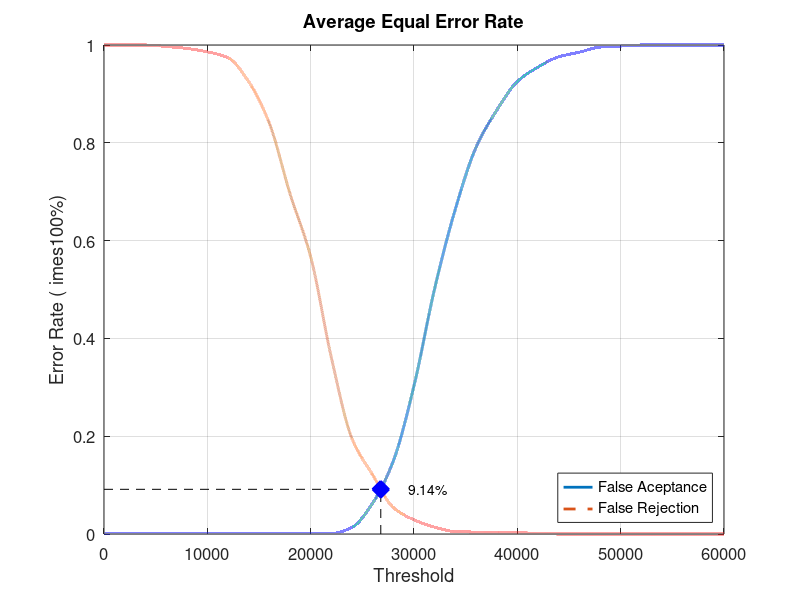
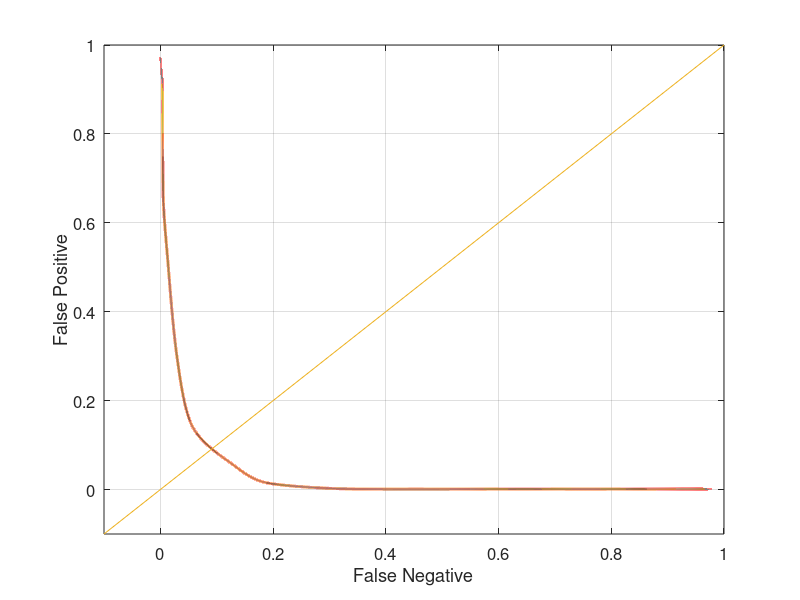

The MATLAB script that drew these images, in order:
close all;
clear;
clc;
x = 0:2000:60000;
xq = 0:0.5:60000;

y0 = [0 0.00105263 0.00105263 0.00105263 0.00105263 0.00105263 0.00105263 0.00105263 0.00105263 0.00105263 0.00105263 0.00105263 0.0136842 0.0631579 0.149474 0.303158 0.502105 0.66421 0.790526 0.866316 0.925263 0.954737 0.975789 0.985263 0.99579 0.997895 1 1 1 1 1]
yy0 = interp1(x, y0, xq, 'pchip');
y1 = [1 1 1 0.997 0.993 0.986 0.974 0.925 0.84 0.696 0.567 0.361 0.195 0.121 0.054 0.029 0.014 0.005 0.004 0.004 0.003 0.001 0 0 0 0 0 0 0 0 0]
yy1 = interp1(x, y1, xq, 'pchip');

% Calculating EER: 
y2 = abs(y0 - y1);
find(y2 == min(y2))
yy2 = abs(yy0 - yy1);
xEER = find(yy2 == min(yy2));
xEERIndex = xq(xEER) % X-axis EER
yEER = yy0(xEER) % Y-axis EER

main = figure
plot(xq, yy0,'-','LineWidth', 2);	hold on
plot(xq, yy1,'--','LineWidth', 2);	hold on
plot([xEERIndex xEERIndex], [0 yEER], 'k--');	hold on
plot([0 xEERIndex], [yEER yEER], 'k--');	hold on
plot(xEERIndex, yEER, 'bx', 'LineWidth', 10);	hold on
text(xEERIndex + 10 * xEERIndex / 100, yEER, [num2str(round((10000 * yEER)) / 100) '%'])
legend('False Aceptance', 'False Rejection', 'Location', 'SouthEast')
xlabel('Threshold')
ylabel('Error Rate (	imes100%)')
title('Average Equal Error Rate')
set(gca, 'FontSize', 12)
axis([0 60000 0 1])
grid on

print(main, 'Database4AverageMain', '-dpng');
FNRxFPR = figure('Color', [1 1 1]);
plot(yy1, yy0, '-', yy1, yy0, 'LineWidth', 2);
hold on
y = -0.1:0.1:1
plot(y, y); 
set(gca, 'FontSize', 12)
xlabel('False Negative')
ylabel('False Positive')
axis([-0.1 1 -0.1 1])
set(gca, 'FontSize', 12)
grid on

print(FNRxFPR, 'Database4AverageFNRxFPR','-dpng');
